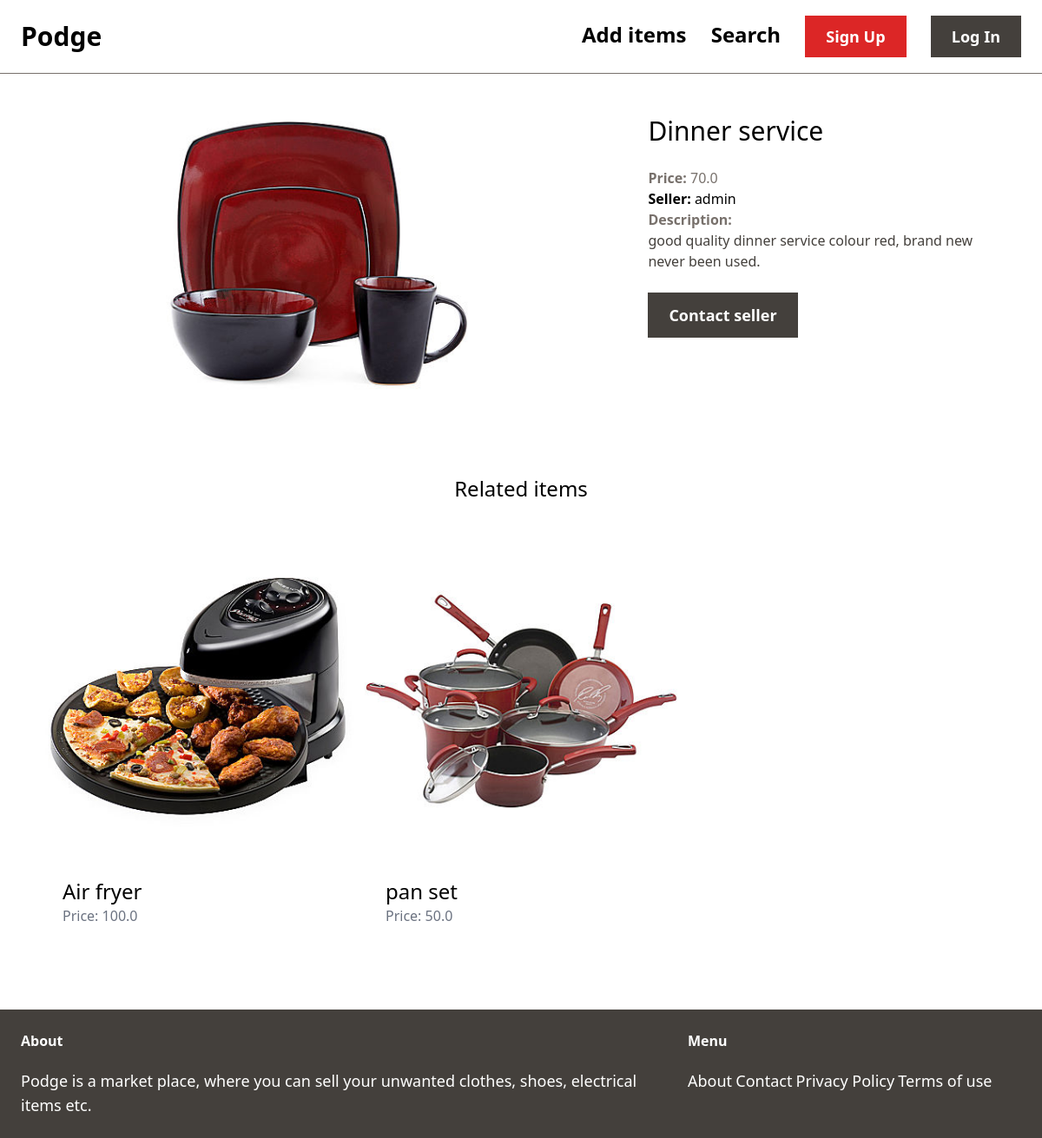
Page /items/4/ on the committed database.
### item/models.py (models this page shows, shortened)
class Item(models.Model):
    category = models.ForeignKey(Category, related_name='items', on_delete=models.CASCADE)
    name = models.CharField(max_length=255)
    description = models.TextField(blank=True, null=True)
    price = models.FloatField()
    image = models.ImageField(upload_to='item_images', blank=True, null=True)
    is_sold = models.BooleanField(default=False)
    created_by = models.ForeignKey(User, related_name='items', on_delete=models.CASCADE)
    created_at = models.DateTimeField(auto_now_add=True)

### item/views.py (the view)
# urls.py: path('<int:pk>/', views.detail, name='detail'),
def detail(request, pk):
    item = get_object_or_404(Item, pk=pk)
    related_items = Item.objects.filter(category=item.category, is_sold=False).exclude(pk=pk)[0:3]
    return render(request, 'item/detail.html', {
        'item': item,
        'related_items': related_items
    })

### item/templates/item/detail.html (shortened to what this page needs)
{% extends 'home/base.html' %}
{% block content %}
<div class="grid grid-cols-5 gap-3">
    <div class="col-span-3">
        <img src="{{ item.image.url }}" class="px-40">
    </div>
    <div class="col-span-2 p-6">
        <h1 class="mb-6 text-3xl">{{ item.name }}</h1>
        <p class="text-stone-500"><strong>Price: </strong>{{ item.price }}</p>
        <p class="text=stoney-500"><strong>Seller: </strong>{{ item.created_by.username }}</p>
        {% if item.description %}
            <p class="text-stone-700">
                <strong class="text-stone-500">Description:</strong><br>
                {{ item.description }}
            </p>
        {% endif %}
        {% if request.user == item.created_by %}
        <div class="mt-6 p-6 bg-white rounded=xl">
            <p>This is your item</p>
            <a href="{% url 'item:edit' item.id %}" class="inline-block mt-6 px-4 py-2 text-lg font-semibold bg-stone-700 text-white ">Edit</a>
            <a href="{% url 'item:sure' item.id %}" class="inline-block mt-6 px-4 py-2 text-lg font-semibold bg-red-600 text-white ">Delete</a>
        </div>
        {% else %}
            <a href="{% url 'conversation:new' item.id %}" class="inline-block mt-6 px-6 py-3 text-lg font-semibold bg-stone-700 text-white hover:bg-stone-500">Contact seller</a>
        {% endif %}
        </div>
</div>
<div class="mt-6 px-6 py-12">
    <h2 class="mb-12 text-2xl text-center">Related items</h2>
    <div class="grid grid-cols-3 gap-3">
        {% for item in related_items %}
            <div>
                <a href="{% url 'item:detail' item.id %}">
                    <div>
                        <img src="{{ item.image.url }}" class="">
                    </div>
                    <div class="p-6 bg-white rounded-b-xl">
                        <h2 class="text-2xl">{{ item.name }}</h2>
                        <p class="text-gray-500">Price: {{ item.price }}</p>
                    </div>
                </a>
            </div>
        {% endfor %}
    </div>
</div>
{% endblock %}

### rows in the picture
Item: image (picture), name "Dinner service", price "70.0", created_by.username "admin", description "good quality dinner service colour red, brand new never been used."
Item: image (picture), name "Air fryer", price "100.0"
Item: image (picture), name "pan set", price "50.0"
